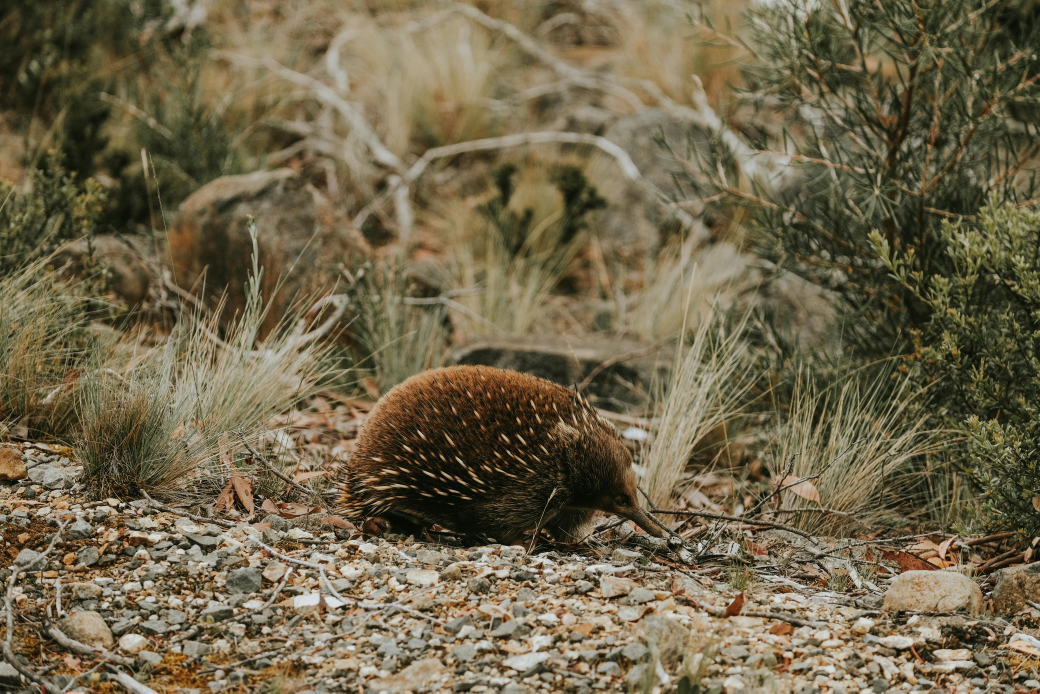
#> input picture test/herisson.jpg, 6240 x 4160 px (shown at 1/6 size)
$ jupyter execute converter.ipynb
#> lines starting #> are read from the running program, lines starting #| are printed output that depends on the picture
# test openCV

[cell 1]
import cv2

[cell 2]
# create an image from file
image = cv2.imread('../test/herisson.jpg')
#> image is the input picture: shape (4160, 6240, 3); mean B, G, R 74.4, 101.2, 111.6

[cell 3]
# convert to png
cv2.imwrite('../test/herisson.png', image)
#> Out = True

[cell 4]
# convert to tiff
cv2.imwrite('../test/herisson.tiff', image)
#> Out = True

[cell 5]
# reduce size in %
image = cv2.resize(image, (0,0), fx=0.5, fy=0.5)
#> image: shape (2080, 3120, 3)
cv2.imwrite('../test/herisson_small.jpg', image)
#> Out = True

[cell 6]
# fit to a size in pixels
image = cv2.resize(image, (100, 400))
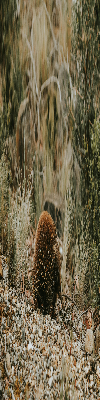
#> image: shape (400, 100, 3); mean B, G, R 74.4, 101.2, 111.7
cv2.imwrite('../test/herisson_small2.jpg', image)
#> Out = True

[cell 7]
# fit to a size in pixels and crop if necessary
image = cv2.resize(image, (100, 400), interpolation=cv2.INTER_AREA)
cv2.imwrite('../test/herisson_small3.jpg', image)
#> Out = True

[cell 8]
# convert to gray
gray = cv2.cvtColor(image, cv2.COLOR_BGR2GRAY)
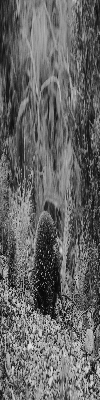
#> gray: shape (400, 100); min 6, max 224, mean 101.3
cv2.imwrite('../test/herisson_gray.jpg', gray)
#> Out = True

[cell 9]
# fit to a size in Mo
cv2.imwrite('../test/herisson_small.jpg', image, [cv2.IMWRITE_JPEG_QUALITY, 50])
#> Out = True
